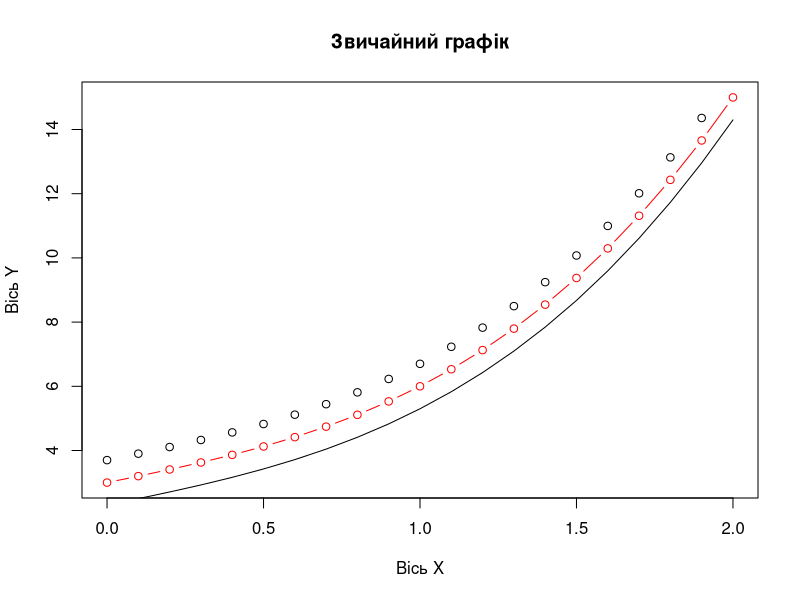
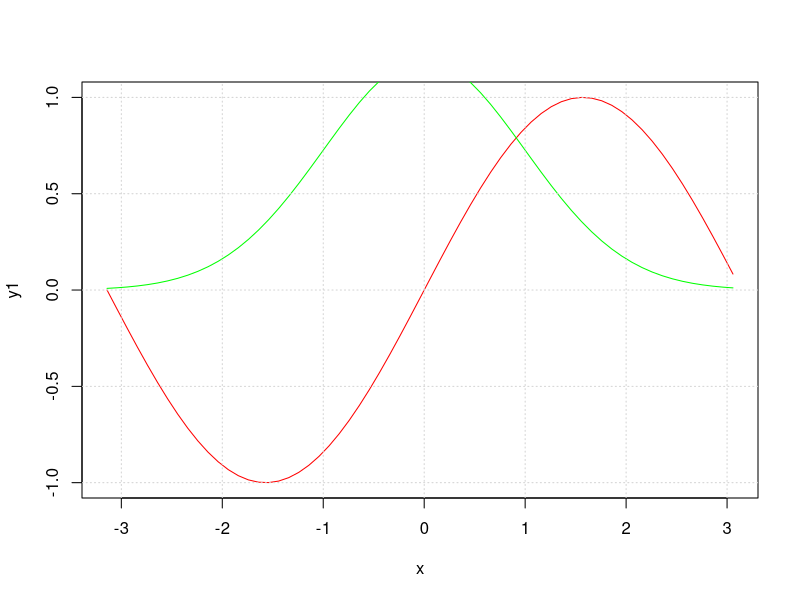

These figures' R source, in order:

# Наш перший скрипт

x <- seq(0, 2, 0.1)
y <- x^3+2*x+3
plot(x, y,
     type = "b",
     col = "red",
     main = "Звичайний графік",
     xlab = "Вісь X",
     ylab = "Вісь Y"
     )
points(x, y + 0.7)
lines(x, y-0.7)


x <- seq(-pi, pi, 0.1)
y1 <- sin(x)
y2 <- dnorm(x)

plot(x, y1, type="l", col = "red")
lines(x, 3 * y2, col = "green")
grid()
